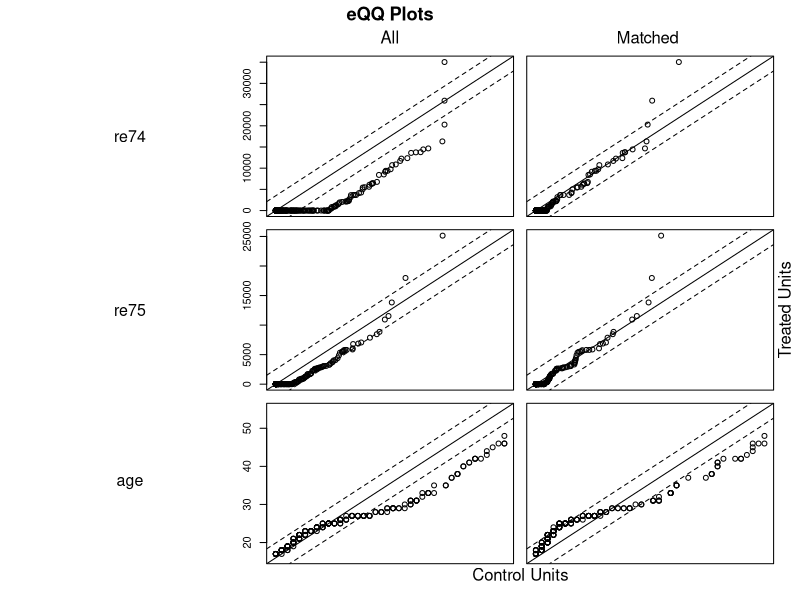
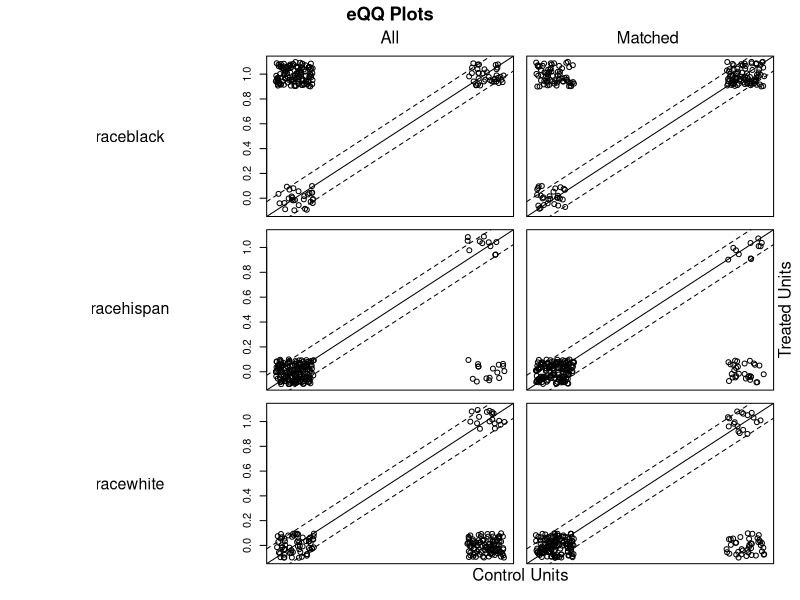
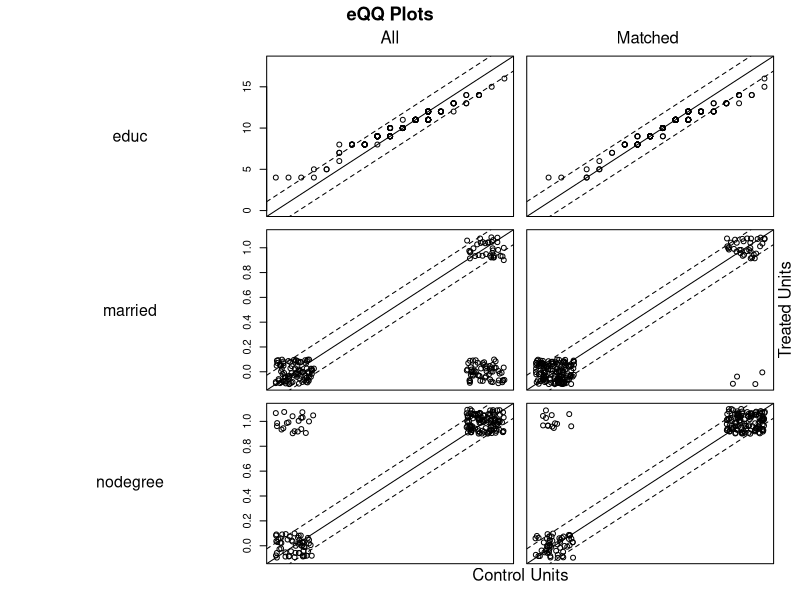
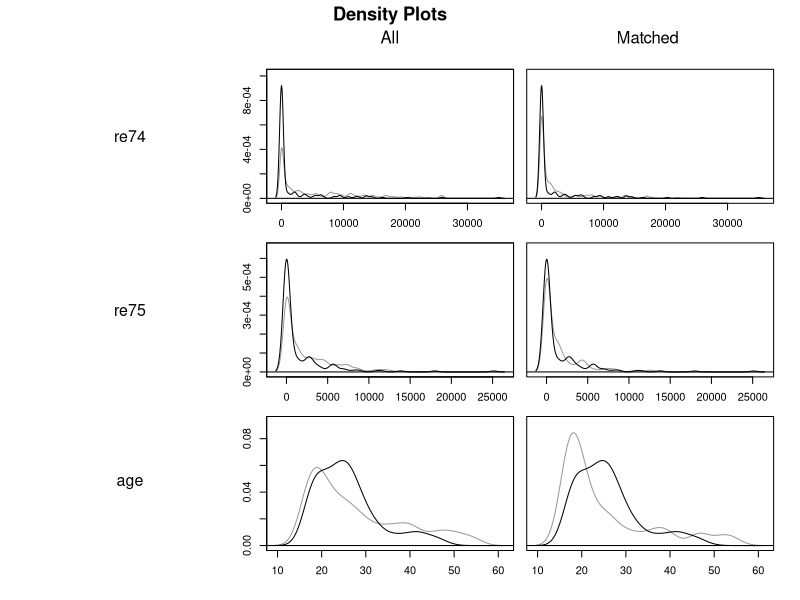
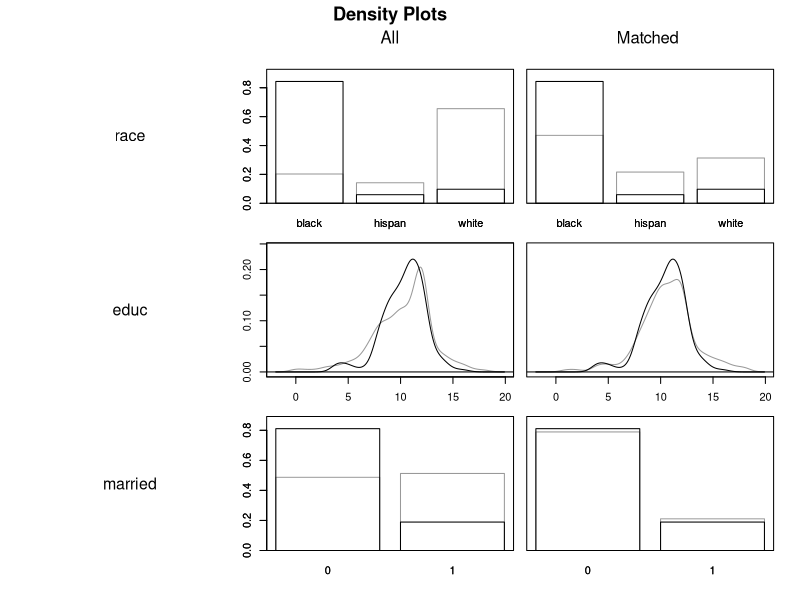
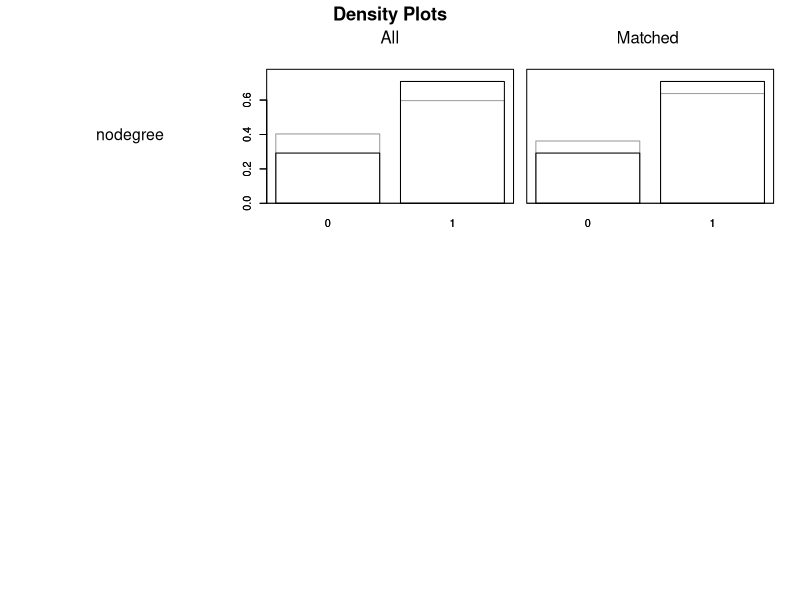
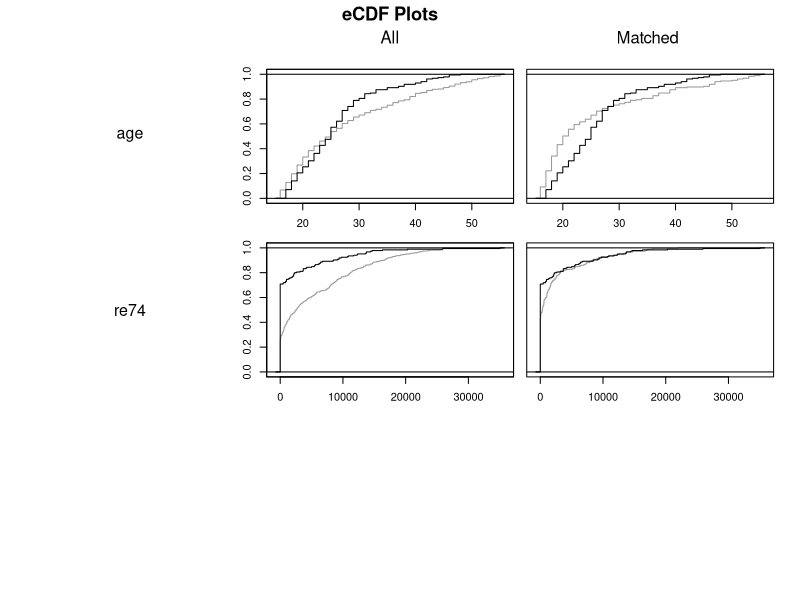
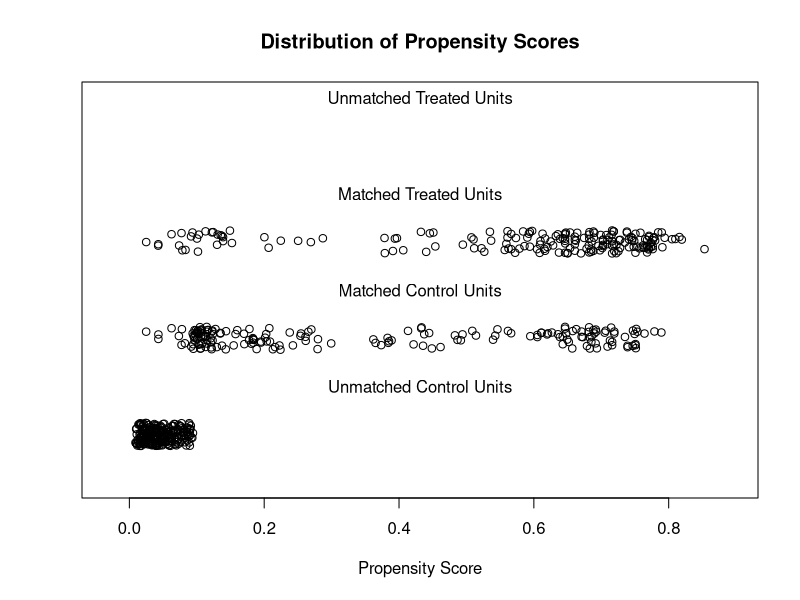

Source code (R) for these figures, in order: (Note: this script raises an error after producing the figures.)
## ---- chunk 1
knitr::opts_chunk$set(echo = TRUE)
library("tidyverse")
library("MatchIt")
library("marginaleffects")
## ---- chunk 2
# Load the data
data("lalonde")

# See what's in the data
?lalonde # this opens up the "Help" tab with the documentation! 
head(lalonde)

## ---- chunk 3
# method: nearest (i.e. greedy 1:1)
# distance: glm specifies propensity score matching using the propensity score estimated
  # using logistic regression 
# data: lalonde (the data set we're working with)
# replace: True (T) or False (F) - whether to sample with or without replacement. 
    # Note, if allowing for replacement, greedy and optimal are the same
    # So for the function, you only need to specify if using method = "nearest"
# ratio: how many control matches for each treated unit
m.out0 <- matchit(treat ~ re74 + re75 + age + race + educ + married + nodegree,
                  method = "nearest", distance = "glm",
                  data = lalonde, replace = F, 
                  ratio = 1)

## ---- chunk 4
?summary.matchit # Look in the Help tab (on the bottom right) for documentation on summary.matchit


# interactions: check interaction terms too? (T or F)
# un: show statistics for unmatched data as well (T or F)
summary(m.out0, interactions = F, un = F)
# Std. Mean Diff (SMD): difference of means, standardized by sd of treatment group
# Var. Ratio: ratio of variances in treatment and control group. Compares spread of data
# Rubin (2001) presents rule of thumb that SMD should be less than .25 and variance ratio should be between .5 and 2
# Max eCDF: Kolmogorov-Smirnov statistic. Max difference across entire CDF
## ---- chunk 5
## Produces QQ plots of all variables in which.xs
plot(m.out0, type = "qq", interactive = F)
## Plots the density of all variables in which.xs
plot(m.out0, type = "density", interactive = F)
## Plots the empirical CDF of all variables in which.xs
plot(m.out0, type = "ecdf", which.xs = ~age + re74, interactive = F)
## Plots propensity scores of matched vs unmatched
plot(m.out0, type = "jitter")
## ---- chunk 6

m.out0 <- matchit(treat ~ re74 + re75 + age + race + educ + married + nodegree,
                  method = "nearest", distance = "glm",
                  data = lalonde, replace = F, caliper = .05, std.caliper = F,
                  ratio = 1)
summary(m.out0, interactions = F, un = F)

## ---- chunk 7
# method: nearest (i.e. greedy 1:1)
# distance: glm specifies propensity score matching using the propensity score estimated
  # using logistic regression 
# data: lalonde (the data set we're working with)
# replace: True (T) or False (F) - whether to sample with or without replacement. 
    # Note, if allowing for replacement, greedy and optimal are the same
    # So for the function, you only need to specify if using method = "nearest"
# ratio: how many control matches for each treated unit
m.out1 <- matchit(treat ~ re74 + re75 + age + race + educ + married + nodegree,
                  method = "cem",
                  data = lalonde, replace = F, 
                  ratio = 1)

# We only match 65 of the original 185 treated units
summary(m.out1, interactions = F, un = F)

m.out2 <- matchit(treat ~ re74 + re75 + age + race + educ + married + nodegree,
                  method = "cem", 
                  grouping = list(race = list(c("black"), c("hispan", "white"))),
                  data = lalonde, replace = F, 
                  ratio = 1)

# We only match 65 of the original 185 treated units
summary(m.out2, interactions = F, un = F)

# We could group hispanic/white together for the purposes of matching
# and not enforce matching on married, educ, nodegree
m.out2 <- matchit(treat ~ re74 + re75 + age + race,
                  method = "cem", 
                  grouping = list(race = list(c("black"), c("hispan", "white"))),
                  data = lalonde, replace = F, 
                  ratio = 1)
summary(m.out2, interactions = F, un = F, addlvariables = ~ married + nodegree + educ)

match.data(m.out2) %>%
  arrange(subclass)


## ---- chunk 8

# propensity score matched
m.out0.data <- match.data(m.out0)
# CEM matched
m.out2.data <- match.data(m.out2)

# Fitting a linear model on the treatments will work
# even if all weights are not 1. We just need to feed them in
fit1 <- lm(re78 ~ treat, data = m.out2.data, weights = weights)

# vcov: tells R to use robust standard errors
avg_comparisons(fit1, variables = "treat",
                vcov = "HC3",
                newdata = subset(m.out2.data, treat == 1),
                wts = "weights")


# Fitting a linear model on the treatments will work
# even if all weights are not 1. We just need to feed them in
fit2 <- lm(re78 ~ treat + re74 + re75 + age + race + married + nodegree + educ,
           data =m.out2.data, weights = weights)

# vcov: tells R to use robust standard errors
avg_comparisons(fit2, variables = "treat",
                vcov = "HC3",
                newdata = subset(m.out2.data, treat == 1),
                wts = "weights")


fit3 <- lm(re78 ~ treat + re74 + re75 + age + race + married + nodegree + educ,
           data =m.out0.data, weights = weights)

# vcov: tells R to use robust standard errors
avg_comparisons(fit3, variables = "treat",
                vcov = "HC3",
                newdata = subset(m.out0.data, treat == 1),
                wts = "weights")
